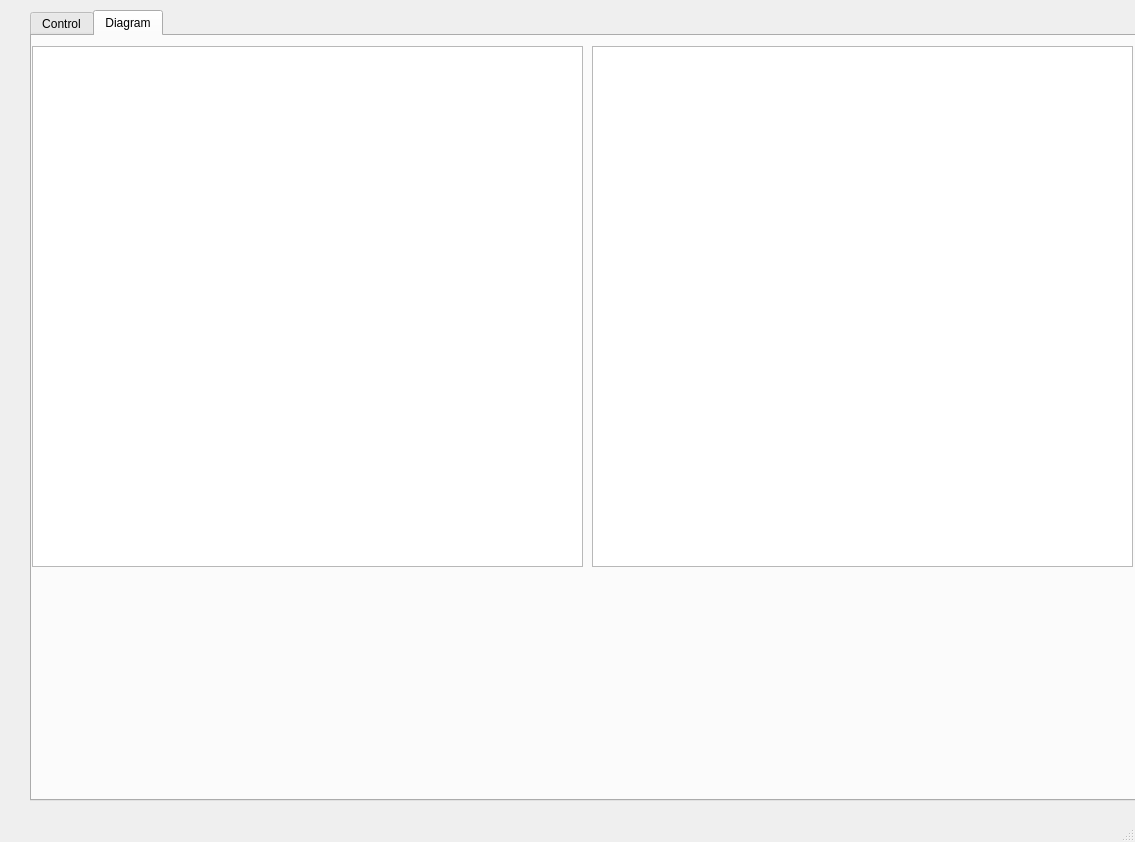
<?xml version="1.0" encoding="UTF-8"?>
<ui version="4.0">
 <class>MainWindow</class>
 <widget class="QMainWindow" name="MainWindow">
  <property name="geometry">
   <rect>
    <x>0</x>
    <y>0</y>
    <width>1135</width>
    <height>842</height>
   </rect>
  </property>
  <property name="windowTitle">
   <string>MainWindow</string>
  </property>
  <widget class="QWidget" name="centralwidget">
   <widget class="QTabWidget" name="tabWidget">
    <property name="geometry">
     <rect>
      <x>30</x>
      <y>10</y>
      <width>1111</width>
      <height>791</height>
     </rect>
    </property>
    <property name="currentIndex">
     <number>1</number>
    </property>
    <widget class="QWidget" name="tab">
     <attribute name="title">
      <string>Control</string>
     </attribute>
     <widget class="QWidget" name="formLayoutWidget">
      <property name="geometry">
       <rect>
        <x>120</x>
        <y>390</y>
        <width>191</width>
        <height>198</height>
       </rect>
      </property>
      <layout class="QFormLayout" name="formLayout">
       <item row="0" column="0">
        <widget class="QLabel" name="label_Gemiddelde">
         <property name="text">
          <string>Gemiddelde:</string>
         </property>
        </widget>
       </item>
       <item row="0" column="1">
        <widget class="QLineEdit" name="Gemiddelde_Value"/>
       </item>
       <item row="1" column="0">
        <widget class="QLabel" name="label_Gemiddelde_Leen">
         <property name="text">
          <string>Gemiddelde Leen:</string>
         </property>
        </widget>
       </item>
       <item row="1" column="1">
        <widget class="QLineEdit" name="Gemiddelde_Leen_value"/>
       </item>
       <item row="2" column="0">
        <widget class="QLabel" name="label_Gemiddelde_Donatie">
         <property name="text">
          <string>Gemiddelde Donatie:</string>
         </property>
        </widget>
       </item>
       <item row="2" column="1">
        <widget class="QLineEdit" name="Gemiddelde_Donatie_Value"/>
       </item>
       <item row="3" column="0">
        <widget class="QLabel" name="label_Totaal">
         <property name="text">
          <string>Totaal:</string>
         </property>
        </widget>
       </item>
       <item row="3" column="1">
        <widget class="QLineEdit" name="Totaal_Value"/>
       </item>
       <item row="6" column="0">
        <widget class="QLabel" name="label_Verwachting">
         <property name="text">
          <string>Verwachting:</string>
         </property>
        </widget>
       </item>
       <item row="6" column="1">
        <widget class="QLineEdit" name="Verwachting_Value"/>
       </item>
       <item row="4" column="1">
        <widget class="QLineEdit" name="Totaal_Leen_Value"/>
       </item>
       <item row="4" column="0">
        <widget class="QLabel" name="Totaal_Leen">
         <property name="text">
          <string>Totaal Leen:</string>
         </property>
        </widget>
       </item>
       <item row="5" column="0">
        <widget class="QLabel" name="Totaal_Donatie">
         <property name="text">
          <string>Totaal Donatie:</string>
         </property>
        </widget>
       </item>
       <item row="5" column="1">
        <widget class="QLineEdit" name="Totaal_Donatie_Value"/>
       </item>
      </layout>
     </widget>
     <widget class="QWidget" name="verticalLayoutWidget">
      <property name="geometry">
       <rect>
        <x>120</x>
        <y>20</y>
        <width>311</width>
        <height>369</height>
       </rect>
      </property>
      <layout class="QVBoxLayout" name="verticalLayout">
       <item>
        <widget class="QLabel" name="label">
         <property name="text">
          <string>Geef de waarden op die berekent moeten worden</string>
         </property>
        </widget>
       </item>
       <item>
        <widget class="QCheckBox" name="Alles">
         <property name="text">
          <string>Alles</string>
         </property>
        </widget>
       </item>
       <item>
        <widget class="QCheckBox" name="Gemiddelde">
         <property name="text">
          <string>Gemiddelde</string>
         </property>
        </widget>
       </item>
       <item>
        <widget class="QCheckBox" name="GemiddeldeLeen">
         <property name="text">
          <string>Gemiddelde: Leen</string>
         </property>
        </widget>
       </item>
       <item>
        <widget class="QCheckBox" name="GemiddeldeDonatie">
         <property name="text">
          <string>Gemiddelde: Donatie</string>
         </property>
        </widget>
       </item>
       <item>
        <widget class="QCheckBox" name="Total">
         <property name="text">
          <string>Totaal</string>
         </property>
        </widget>
       </item>
       <item>
        <widget class="QCheckBox" name="Total_Leen">
         <property name="text">
          <string>Totaal Leen</string>
         </property>
        </widget>
       </item>
       <item>
        <widget class="QCheckBox" name="Total_Donatie">
         <property name="text">
          <string>Totaal Donatie</string>
         </property>
        </widget>
       </item>
       <item>
        <widget class="QCheckBox" name="Verwachtingsdatum">
         <property name="text">
          <string>Verwachtingsdatum Bereiken Doel</string>
         </property>
        </widget>
       </item>
       <item>
        <layout class="QHBoxLayout" name="horizontalLayout">
         <item>
          <layout class="QVBoxLayout" name="verticalLayout_2">
           <item>
            <widget class="QLabel" name="label_2">
             <property name="text">
              <string>Staafdiagram</string>
             </property>
            </widget>
           </item>
           <item>
            <widget class="QCheckBox" name="Alles_Graph">
             <property name="text">
              <string>Alles</string>
             </property>
            </widget>
           </item>
           <item>
            <widget class="QCheckBox" name="Leen_Graph">
             <property name="text">
              <string>Leen</string>
             </property>
            </widget>
           </item>
           <item>
            <widget class="QCheckBox" name="Donatie_Graph">
             <property name="text">
              <string>Donatie</string>
             </property>
            </widget>
           </item>
           <item>
            <widget class="QCheckBox" name="Verwachting_Graph">
             <property name="text">
              <string>Verwachting</string>
             </property>
            </widget>
           </item>
          </layout>
         </item>
         <item>
          <widget class="QLabel" name="label_Doel">
           <property name="text">
            <string>Doel:</string>
           </property>
          </widget>
         </item>
         <item>
          <widget class="QSpinBox" name="Doel"/>
         </item>
        </layout>
       </item>
      </layout>
     </widget>
     <widget class="QPushButton" name="Selectfile">
      <property name="geometry">
       <rect>
        <x>10</x>
        <y>20</y>
        <width>93</width>
        <height>28</height>
       </rect>
      </property>
      <property name="text">
       <string>Kies Bestand</string>
      </property>
     </widget>
     <widget class="QPushButton" name="Runanalysis">
      <property name="geometry">
       <rect>
        <x>10</x>
        <y>70</y>
        <width>93</width>
        <height>28</height>
       </rect>
      </property>
      <property name="text">
       <string>Run Analyse</string>
      </property>
     </widget>
     <widget class="QPushButton" name="Clear_button">
      <property name="geometry">
       <rect>
        <x>10</x>
        <y>120</y>
        <width>93</width>
        <height>28</height>
       </rect>
      </property>
      <property name="text">
       <string>Clear</string>
      </property>
     </widget>
    </widget>
    <widget class="QWidget" name="tab_2">
     <attribute name="title">
      <string>Diagram</string>
     </attribute>
     <widget class="PlotWidget" name="Totals">
      <property name="geometry">
       <rect>
        <x>0</x>
        <y>10</y>
        <width>551</width>
        <height>521</height>
       </rect>
      </property>
     </widget>
     <widget class="PlotWidget" name="age_groups">
      <property name="geometry">
       <rect>
        <x>560</x>
        <y>10</y>
        <width>541</width>
        <height>521</height>
       </rect>
      </property>
     </widget>
    </widget>
   </widget>
  </widget>
  <widget class="QMenuBar" name="menubar">
   <property name="geometry">
    <rect>
     <x>0</x>
     <y>0</y>
     <width>1135</width>
     <height>26</height>
    </rect>
   </property>
  </widget>
  <widget class="QStatusBar" name="statusbar"/>
 </widget>
 <customwidgets>
  <customwidget>
   <class>PlotWidget</class>
   <extends>QGraphicsView</extends>
   <header location="global">pyqtgraph</header>
  </customwidget>
 </customwidgets>
 <resources/>
 <connections/>
</ui>
